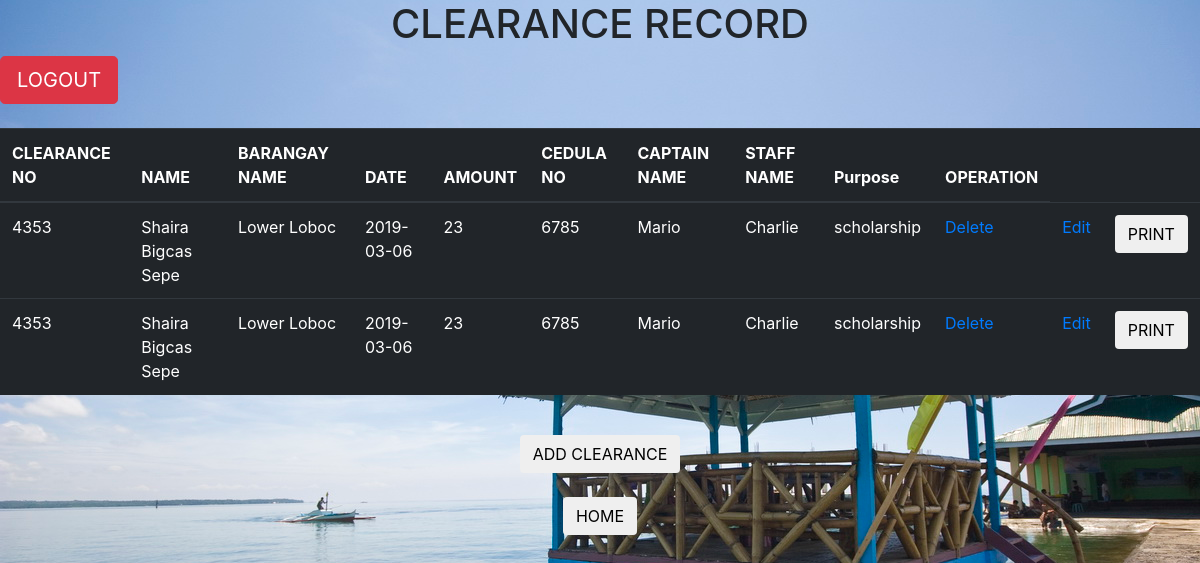
The app's page /Lclearance.php with its own data.
### tables this page shows
CREATE TABLE `clearance` (
  `clearance_id` int(50) NOT NULL,
  `persons_id` int(50) DEFAULT NULL,
  `barangay_id` int(50) DEFAULT NULL,
  `date` date DEFAULT NULL,
  `amount` int(50) DEFAULT NULL,
  `cedula_id` int(50) DEFAULT NULL,
  `captain_id` int(50) DEFAULT NULL,
  `staff_id` int(50) DEFAULT NULL,
  `purpose` varchar(50) NOT NULL
);

CREATE TABLE `person` (
  `persons_id` int(50) NOT NULL,
  `first_name` varchar(50) NOT NULL,
  `middle_name` varchar(50) NOT NULL,
  `last_name` varchar(50) NOT NULL,
  `status` varchar(50) NOT NULL,
  `address` varchar(50) NOT NULL,
  `birth_date` date NOT NULL,
  `barangay_id` int(50) DEFAULT NULL
);

CREATE TABLE `barangay` (
  `barangay_id` int(50) NOT NULL,
  `barangay_name` varchar(50) NOT NULL
);

CREATE TABLE `captain` (
  `captain_id` int(50) NOT NULL,
  `firstname` varchar(50) NOT NULL,
  `middlename` varchar(50) NOT NULL,
  `lastname` varchar(50) NOT NULL,
  `barangay_id` int(50) NOT NULL
);

CREATE TABLE `staff` (
  `staff_id` int(50) NOT NULL,
  `Firstname` varchar(50) NOT NULL,
  `Middlename` varchar(50) NOT NULL,
  `Lastname` varchar(50) NOT NULL,
  `barangay_id` int(50) DEFAULT NULL
);

### Lclearance.php (the view, shortened to what this page needs)
<?php
require 'config.php';
	$sql = "SELECT * FROM person, barangay, cedula, captain, staff, clearance WHERE person.persons_id = person.persons_id AND barangay.barangay_id = barangay.barangay_id AND cedula.cedula_id = cedula.cedula_id AND captain.captain_id = captain.captain_id AND staff.staff_id = staff.staff_id AND person.persons_id =clearance.persons_id AND barangay.barangay_id=clearance.barangay_id AND captain.captain_id=clearance.captain_id AND staff.staff_id=clearance.staff_id";
	$records=mysqli_query($con,$sql);
?>
<!DOCTYPE html>
<html>
	<link rel="stylesheet" href="bootstrap/css/bootstrap.min.css">
<body>
	  <center><h1>CLEARANCE RECORD</h1></center>
	 <a href ="index.php"><input class="btn btn-danger btn-lg" type="button" id="list_btn" value="LOGOUT"/></a>
     <table class="table table-dark">
	  <thead>
      <tr>
	  <br>
			<th scope="col">CLEARANCE NO</th>
      		<th scope="col">NAME</th>
			<th scope="col">BARANGAY NAME</th>
      		<th scope="col">DATE</th>
      		<th scope="col">AMOUNT</th>
      		<th scope="col">CEDULA NO</th>
			<th scope="col">CAPTAIN NAME</th>
			<th scope="col">STAFF NAME</th>
			<th scope="col">Purpose</th>
			<th scope="col">OPERATION</th>
      	</tr>
		</thead>
	       	<?php
      		while($information=mysqli_fetch_assoc($records)){
      			echo "<tr>";?>
						<tr>
							<td><?php echo $information['clearance_id']?></td>
							<td><?php echo $information['first_name']?> <?php echo $information['middle_name']?> <?php echo $information['last_name']?></td>
							<td><?php echo $information['barangay_name']?></td>
							<td><?php echo $information['date']?></td>
							<td><?php echo $information['amount']?></td>
							<td><?php echo $information['cedula_id']?></td>
							<td><?php echo $information['firstname']?></td>
							<td><?php echo $information['Firstname']?></td>
							<td><?php echo $information['purpose']?></td>
							<td>
							<a href="Dclearance.php?delete_id=<?php echo $information['clearance_id']; ?>">Delete</i></a>
						</td>
						<td>
							<a href="Eclearance.php?edit_id=<?php echo $information['clearance_id']; ?>">Edit</i></a>
						</td>
						<td>
							<a href="print.php?clearance_id=<?php echo $information['clearance_id']; ?>"><input class="btn" type="button" id="list_btn" value="PRINT"/>
						</td>
					</tr>
					</tr>
    	<?php
    		}
      	?>
      	</table>
      					<center><br><a href ="Aclearance.php"><input class="btn" type="button" id="list_btn" value="ADD CLEARANCE"/></br></a>
						<br><a href ="staff.php"><input class="btn" type="button" id="list_btn" value="HOME"/></a></br>
						</center>
</body>
</html>

### Lclearance.php (style rules this page uses)
body { background-image: url(ss.jpg); }

### records on screen
clearance: clearance_id "4353", persons.first_name "Shaira", persons.middle_name "Bigcas", persons.last_name "Sepe", barangay.barangay_name "Lower Loboc", date "2019-03-06", amount "23", cedula "6785", captain.firstname "Mario", staff.Firstname "Charlie", purpose "scholarship"
